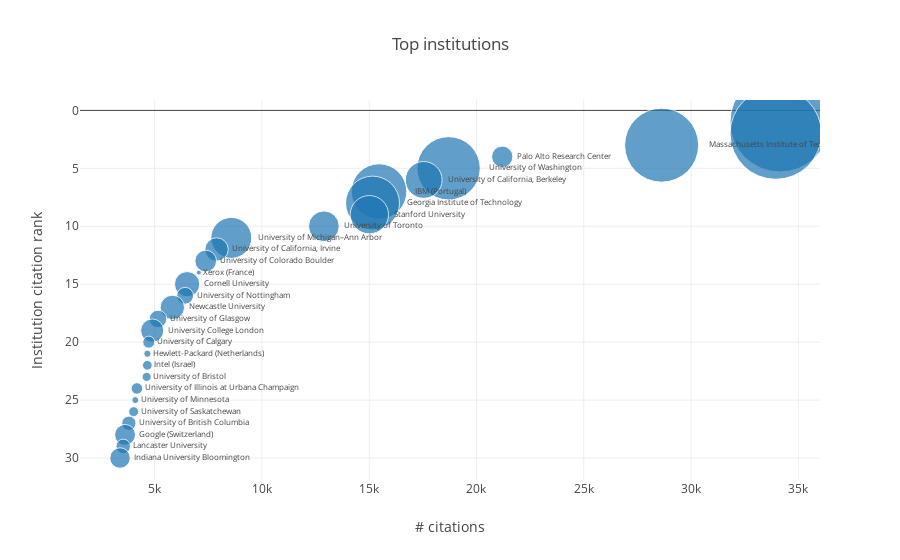

Source (notebook cell):
### Markdown cell above
# Top institutions

### Code cell
top_institutions = pd.merge(left=chi_contributions, right=chi[['paperid', 'citationcount']], 
                       left_on='paperid', right_on='paperid')
top_institutions = top_institutions[['gridid', 'affiliation', 'paperid', 'citationcount']].drop_duplicates()
top_institutions = top_institutions.groupby(['gridid', 'affiliation']).agg({'paperid': 'count', 'citationcount':'sum'})\
                         .sort_values('citationcount', ascending=False)[:TOP_N].reset_index()
top_institutions['citationrank'] = top_institutions.index + 1

trace0 = go.Scatter(
    x=top_institutions.citationcount,
    y=top_institutions.citationrank,
    text=top_institutions.affiliation,
    textposition='middle right',
    textfont=dict(size=8),
    mode='markers+text',
    marker=dict(size=min_max_scaler.fit_transform(top_institutions[['paperid']]))
)

layout = go.Layout(title='Top institutions',
                   xaxis=dict(title='# citations'),
                   yaxis=dict(title='Institution citation rank',
                              autorange='reversed'))

fig = go.Figure(data=[trace0], layout=layout)
plotly.offline.iplot(fig)
pio.write_image(fig, 'reports/images/chi_top_institutions.png')

### Figure 1 — Plotly figure (JSON) as saved in the notebook; plotly's stock layout.template omitted (floating-point values rounded to 4 significant figures)
{"data": [{"marker": {"size": [[100], [91.43], [74.05], [21.32], [63.36], [36.82], [55.49], [53.97], [38.35], [30.72], [40.93], [23.44], [21.67], [5], [25.32], [16.86], [24.38], [17.56], [23.2], [12.05], [7.231], [9.697], [9.11], [11.58], [6.996], [9.932], [14.28], [20.85], [14.51], [20.5]]}, "mode": "markers+text", "text": ["Carnegie Mellon University", "Microsoft (France)", "Massachusetts Institute of Technology", "Palo Alto Research Center", "University of Washington", "University of California, Berkeley", "IBM (Portugal)", "Georgia Institute of Technology", "Stanford University", "University of Toronto", "University of Michigan–Ann Arbor", "University of California, Irvine", "University of Colorado Boulder", "Xerox (France)", "Cornell University", "University of Nottingham", "Newcastle University", "University of Glasgow", "University College London", "University of Calgary", "Hewlett-Packard (Netherlands)", "Intel (Israel)", "University of Bristol", "University of Illinois at Urbana Champaign", "University of Minnesota", "University of Saskatchewan", "University of British Columbia", "Google (Switzerland)", "Lancaster University", "Indiana University Bloomington"], "textfont": {"size": 8}, "textposition": "middle right", "type": "scatter", "uid": "be15cb3d-670f-4f99-b22f-3b298b1d7aef", "x": [34144, 33947, 28628, 21201, 18700, 17539, 15459, 15156, 15008, 12888, 8574, 7887, 7381, 7059, 6516, 6421, 5827, 5157, 4888, 4728, 4664, 4661, 4628, 4175, 4101, 4024, 3800, 3623, 3537, 3387], "y": [1, 2, 3, 4, 5, 6, 7, 8, 9, 10, 11, 12, 13, 14, 15, 16, 17, 18, 19, 20, 21, 22, 23, 24, 25, 26, 27, 28, 29, 30]}], "layout": {"title": {"text": "Top institutions"}, "xaxis": {"title": {"text": "# citations"}}, "yaxis": {"autorange": "reversed", "title": {"text": "Institution citation rank"}}}}
